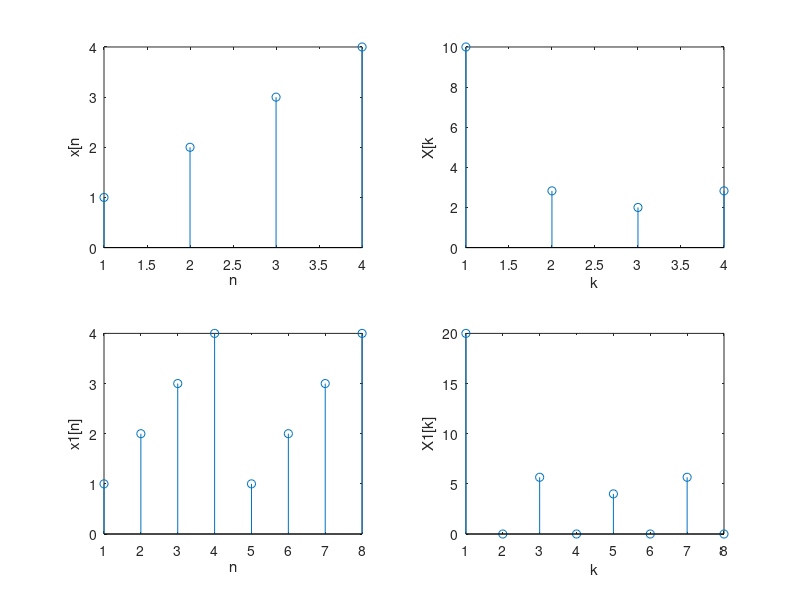

Recreate this plot in MATLAB.
a=[1 2 3 4 ];
b=[1 2 3 4 1 2 3 4];
A=abs(fft(a));
B=abs(fft(b));
figure(4);subplot(221),stem(a),xlabel('n'),ylabel('x[n'),subplot(223),
stem(b),xlabel('n'),ylabel('x1[n]'),subplot(222),stem(A),xlabel('k'),
ylabel('X[k'),subplot(224),stem(B),
xlabel('k'),ylabel('X1[k]');